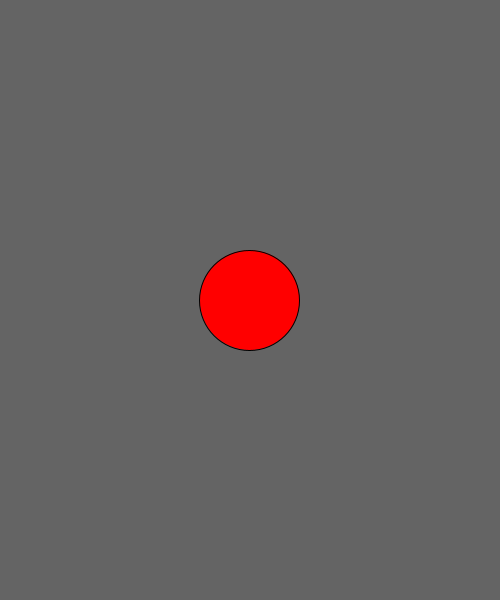
Frame 1 (no input)
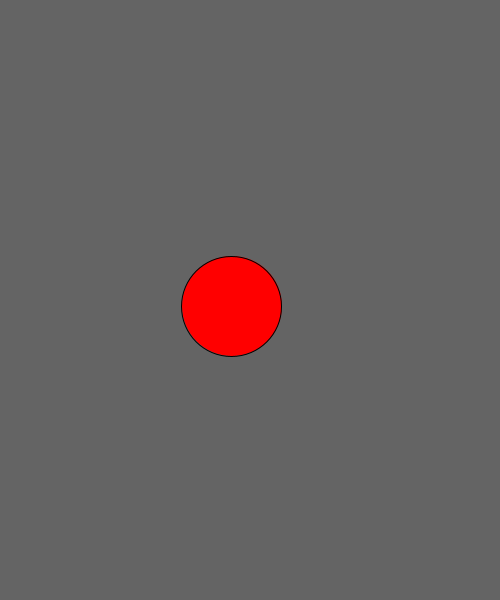
Frame 60 (the mouse pressed at the canvas centre just before this capture)
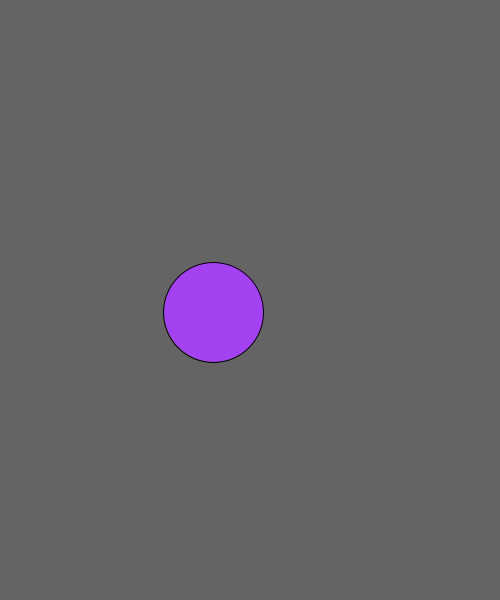
Frame 120 (the mouse held since frame 60 and released just before this capture)

The Processing sketch that drew these frames (run headless with seeded random() and noise(); from frame 60 on, the mouse is pressed at the canvas centre):

// Processing sketch: day2_04_variables_animation
// ── day2_04_variables_animation.pde
// 1. declare
float x, y;
float size;
float r, g, b;

void setup() {
  size(500, 600);
  background(100);
  //println( frameCount ); // value: 0
  
  // frameRate
  // FPS: 60 ( frame(image) per second ) // computer graphics
  // FPS: 30 // movies
  // frameRate(1);
  
  // 2. initialize values in setup();
  x = width/2;
  y = height/2;
  size = 100;
  r = 255;
  g = 0;
  b = 0;
} 

void draw() {
  background(100);
  
  // 3. update and use them!
  x = x - 0.3;
  y = y + 0.1;
  
  fill(r, g, b);
  ellipse( x, y, size, size );
  
  // println( frameCount ); // value: 1 to infinite
  // text( frameRate, 10, 20 );
}

// event! interaction!
void mousePressed() {
  r = random(255);
  g = random(255);
  b = random(255);
}
